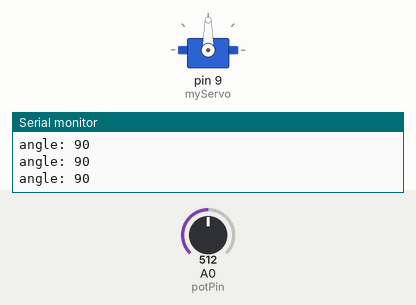
This sketch was run on a simulated Arduino Uno, built with avr-gcc and run on an emulated ATmega328P. On the bench: servo, the last lines printed to the serial monitor. Inputs (shaded band) come from the test bench; at power-on: A0 (potPin) = 512.

Above: at 1.2 s.
1.3 s: A0 (potPin) set to 553
At 2.2 s:
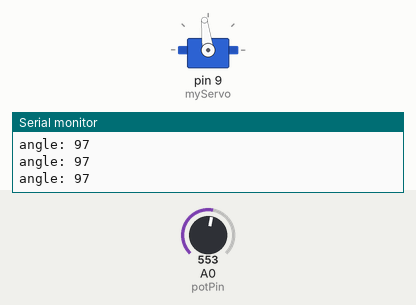
2.8 s: A0 (potPin) set to 579
At 3.2 s:
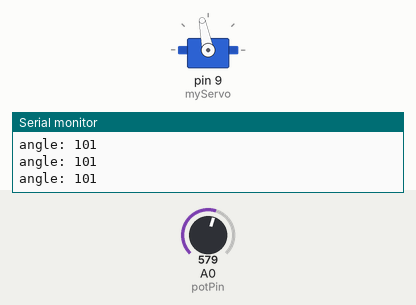
4.3 s: A0 (potPin) set to 306
At 5.5 s:
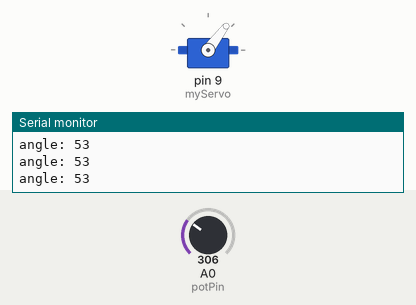
5.8 s: A0 (potPin) set to 60
At 6.4 s:
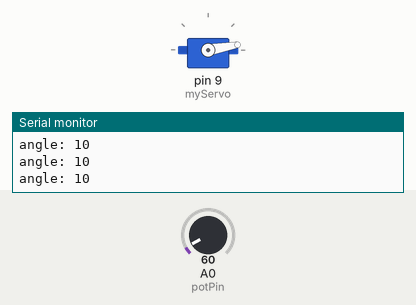
7.3 s: A0 (potPin) set to 52
At 8.0 s:
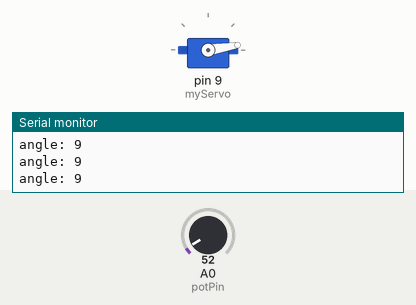
8.8 s: A0 (potPin) set to 122
At 10.0 s:
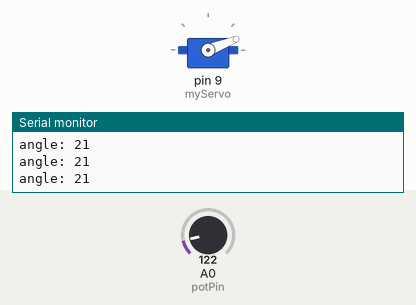
Timing chart, 0 to 11.3 s (numbered marks = the images above; inputs shaded):
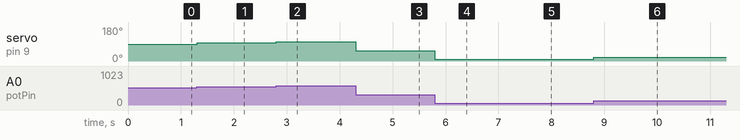

Measured:
- after the input at 1.3 s, servo on pin 9 (myServo): 90° → 97° at once
- after the input at 2.8 s, servo on pin 9 (myServo): 97° → 101° at once
- after the input at 4.3 s, servo on pin 9 (myServo): 101° → 53° at once
- after the input at 5.8 s, servo on pin 9 (myServo): 53° → 10° at once
- after the input at 7.3 s, servo on pin 9 (myServo): 10° → 9° at once
- after the input at 8.8 s, servo on pin 9 (myServo): 9° → 21° at once

The sketch:

pot_servo.ino
```cpp
#include <Servo.h> //import the servo library

Servo myServo; //assign variable to a servo object

const int potPin = A0; //assign a pin to red the pot

void setup() {
  Serial.begin(9600);
  myServo.attach(9); //set servo data to pin 9
}

void loop() {
  int potValue = analogRead(potPin); //read in the pots value, this is between 0 and 1023
  int angle = map(potValue, 0, 1023, 0, 180); //convert from an analog reading to degrees
  myServo.write(angle); //tell the servo where to go!
  Serial.print("angle: ");
  Serial.println(angle);
  delay(15);
}
```
